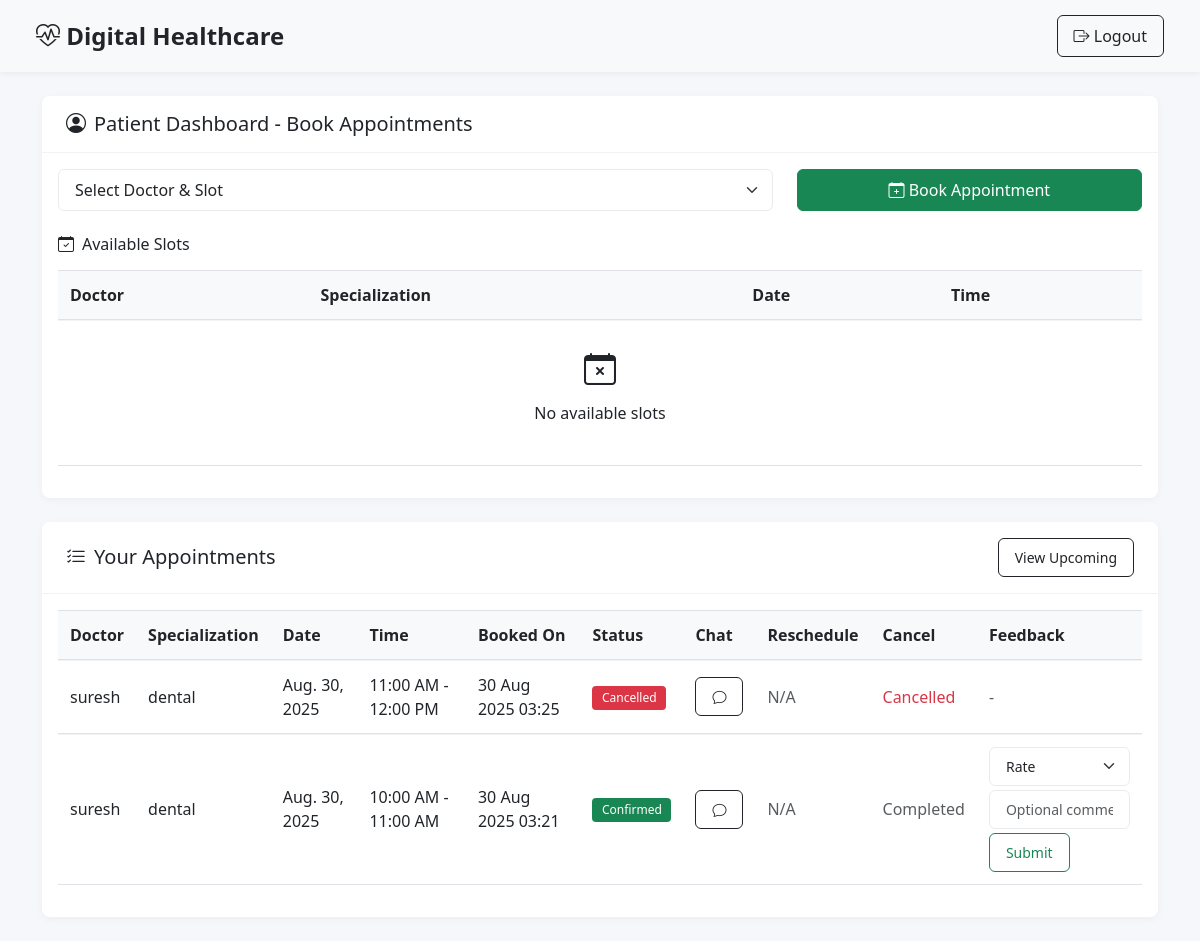
/patdash/?show=all (signed in), run on the app's committed database.
### dhealth/models.py (models this page shows, shortened)
class Booking(models.Model):
    doc = models.ForeignKey(Profile, on_delete=models.CASCADE, related_name='d')
    pat = models.ForeignKey(Profile, on_delete=models.CASCADE, related_name='p')
    slot = models.ForeignKey(Slot, on_delete=models.CASCADE)
    created = models.DateTimeField(auto_now_add=True)
    status = models.CharField(max_length=20, default='confirmed')
    FEEDBACK_CHOICES = [(i, str(i)) for i in range(1, 6)]
    feedback_rating = models.PositiveSmallIntegerField(choices=FEEDBACK_CHOICES, null=True, blank=True)
    feedback_comment = models.TextField(blank=True)

class Profile(models.Model):
    user = models.OneToOneField(User, on_delete=models.CASCADE)
    is_doc = models.BooleanField(default=False)
    is_active = models.BooleanField(default=False)
    spec = models.CharField(max_length=100, blank=True)
    license = models.FileField(upload_to='docs/', blank=True)
    address = models.TextField(blank=True)

class Slot(models.Model):
    doc = models.ForeignKey(Profile, on_delete=models.CASCADE)
    date = models.DateField()
    time = models.TimeField()
    created = models.DateTimeField(auto_now_add=True)
    def get_time_range(self):
        mapping = {
            '09:00': '09:00 AM - 10:00 AM',
            '10:00': '10:00 AM - 11:00 AM',
            '11:00': '11:00 AM - 12:00 PM',
            '12:00': '12:00 PM - 01:00 PM',
            '13:00': '01:00 PM - 02:00 PM',
            '14:00': '02:00 PM - 03:00 PM',
            '15:00': '03:00 PM - 04:00 PM',
            '16:00': '04:00 PM - 05:00 PM',
            '17:00': '05:00 PM - 06:00 PM',
        }
        return mapping.get(self.time.strftime("%H:%M"), self.time.strftime("%H:%M"))

### dhealth/views.py (the view, shortened to what this page needs)
# urls.py: path('patdash/', views.patdash, name='patdash'),
@login_required(login_url=reverse_lazy('logn'))
def patdash(request):
    p = get_object_or_404(Profile, user=request.user)
    if not p.is_active:
        return render(request, 'wait.html')
    if p.is_doc:
        return render(request, 'denied.html')
    docs = Profile.objects.filter(is_doc=True, is_active=True)
    current_datetime = timezone.now()
    current_date = current_datetime.date()
    current_time = current_datetime.time()
    slots = Slot.objects.filter(doc__in=docs).exclude(
        id__in=Booking.objects.filter(status='confirmed').values_list('slot_id', flat=True)
    ).filter(
        models.Q(date__gt=current_date) |
        models.Q(date=current_date, time__gt=current_time)
    ).order_by('date', 'time')
    show_all = request.GET.get("show") == "all"
    all_bookings = Booking.objects.filter(pat=p).order_by('-slot__date', '-slot__time')
    if show_all:
        bookings = all_bookings.filter(
            models.Q(slot__date__lt=current_date) |
            models.Q(slot__date=current_date, slot__time__lt=current_time)
        )
    else:
        bookings = all_bookings.filter(
            models.Q(slot__date__gt=current_date) |
            models.Q(slot__date=current_date, slot__time__gte=current_time)
        )
    return render(request, 'patdash.html', {
        'slots': slots,
        'b': bookings,
        'show_all': show_all,
        'today': current_date,
        'current_time': current_time,
    })

### templates/patdash.html (shortened to what this page needs)
<!DOCTYPE html>
<html>
<head>
    <link href="https://cdn.jsdelivr.net/npm/bootstrap@5.3.0/dist/css/bootstrap.min.css" rel="stylesheet">
    <link rel="stylesheet" href="https://cdn.jsdelivr.net/npm/bootstrap-icons@1.8.1/font/bootstrap-icons.css">
</head>
<body>
    <nav class="navbar">
        <div class="container-fluid">
            <a class="navbar-brand" href="#">
                <i class="bi bi-heart-pulse"></i> Digital Healthcare
            </a>
            <div class="d-flex">
                <a href="{% url 'logout' %}" class="btn btn-outline-dark">
                    <i class="bi bi-box-arrow-right"></i> Logout
                </a>
            </div>
        </div>
    </nav>
    <div class="container">
        <div class="card">
            <div class="card-header">
                <h5 class="mb-0"><i class="bi bi-person-circle me-2"></i>Patient Dashboard - Book Appointments</h5>
            </div>
            <div class="card-body">
                <form method="post">
                    <div class="row mb-4">
                        <div class="col-md-8">
                            <select name="slot" class="form-select">
                                <option selected disabled>Select Doctor & Slot</option>
                            </select>
                        </div>
                        <div class="col-md-4">
                            <button class="btn btn-success w-100">
                                <i class="bi bi-calendar-plus"></i> Book Appointment
                            </button>
                        </div>
                    </div>
                </form>
                <h6 class="mb-3"><i class="bi bi-calendar-check me-2"></i>Available Slots</h6>
                <div class="table-responsive">
                    <table class="table table-hover">
                        <thead>
                            <tr>
                                <th>Doctor</th>
                                <th>Specialization</th>
                                <th>Date</th>
                                <th>Time</th>
                            </tr>
                        </thead>
                        <tbody>
                            {% for s in slots %}
                            <tr>
                                <td>{{ s.doc.user.first_name }}</td>
                                <td>{{ s.doc.spec }}</td>
                                <td>{{ s.date }}</td>
                                <td>{{ s.get_time_range }}</td>
                            </tr>
                            {% empty %}
                            <tr>
                                <td colspan="4" class="text-center py-4">
                                    <i class="bi bi-calendar-x" style="font-size: 2rem;"></i>
                                    <p class="mt-2">No available slots</p>
                                </td>
                            </tr>
                            {% endfor %}
                        </tbody>
                    </table>
                </div>
            </div>
        </div>
        <div class="card">
            <div class="card-header d-flex justify-content-between align-items-center">
                <h5 class="mb-0"><i class="bi bi-list-check me-2"></i>Your Appointments</h5>
                {% if show_all %}
                    <a href="{% url 'patdash' %}" class="btn btn-sm btn-outline-dark">View Upcoming</a>
                {% else %}
                    <a href="{% url 'patdash' %}?show=all" class="btn btn-sm btn-outline-dark">View Completed</a>
                {% endif %}
            </div>
            <div class="card-body">
                <div class="table-responsive">
                    <table class="table table-hover">
                        <thead>
                            <tr>
                                <th>Doctor</th>
                                <th>Specialization</th>
                                <th>Date</th>
                                <th>Time</th>
                                <th>Booked On</th>
                                <th>Status</th>
                                <th>Chat</th>
                                <th>Reschedule</th>
                                <th>Cancel</th>
                                <th>Feedback</th>
                            </tr>
                        </thead>
                        <tbody>
                            {% for i in b %}
                            <tr>
                                <td>{{ i.doc.user.first_name }}</td>
                                <td>{{ i.doc.spec }}</td>
                                <td>{{ i.slot.date }}</td>
                                <td>{{ i.slot.get_time_range }}</td>
                                <td>{{ i.created|date:"d M Y H:i" }}</td>
                                <td>
                                    {% if i.status == 'cancelled' %}
                                        <span class="badge bg-danger">Cancelled</span>
                                    {% else %}
                                        <span class="badge bg-success">Confirmed</span>
                                    {% endif %}
                                </td>
                                <td>
                                    <a href="{% url 'chat' i.id %}" class="btn btn-sm btn-outline-dark">
                                        <i class="bi bi-chat"></i>
                                    </a>
                                </td>
                                <td>
                                    {% if i.status != 'cancelled' %}
                                        {% if i.slot.date > today or i.slot.date == today and i.slot.time > current_time %}
                                            <a href="{% url 'reschedule_booking' i.id %}" class="btn btn-sm btn-outline-info">
                                                <i class="bi bi-calendar-event"></i>
                                            </a>
                                        {% else %}
                                            <span class="text-muted">N/A</span>
                                        {% endif %}
                                    {% else %}
                                        <span class="text-muted">N/A</span>
                                    {% endif %}
                                </td>
                                <td>
                                    {% if i.status != 'cancelled' %}
                                        {% if i.slot.date > today or i.slot.date == today and i.slot.time > current_time %}
                                            <form method="post" action="{% url 'cancel-booking-patient' i.id %}" onsubmit="return confirm('Are you sure you want to cancel this appointment?');">
                                                {% csrf_token %}
                                                <button type="submit" class="btn btn-sm btn-outline-danger">
                                                    <i class="bi bi-x-circle"></i>
                                                </button>
                                            </form>
                                        {% else %}
                                            <span class="text-muted">Completed</span>
                                        {% endif %}
                                    {% elif i.status == 'cancelled' %}
                                        <span class="text-danger">Cancelled</span>
                                    {% else %}
                                        <span class="text-muted">-</span>
                                    {% endif %}
                                </td>
                                <td>
                                    {% if i.status == 'confirmed' %}
                                        {% if i.slot.date < today or i.slot.date == today and i.slot.time < current_time %}
                                            {% if not i.feedback_rating %}
                                                <form method="post" class="d-flex flex-column align-items-start">
                                                    <select name="feedback_rating" class="form-select form-select-sm mb-1" required>
                                                        <option value="" disabled selected>Rate</option>
                                                    </select>
                                                    <input type="text" name="feedback_comment" placeholder="Optional comment" class="form-control form-control-sm mb-1">
                                                    <button type="submit" class="btn btn-sm btn-outline-success">Submit</button>
                                                </form>
                                            {% else %}
                                                <div class="text-warning">★ {{ i.feedback_rating }}/5</div>
                                                {% if i.feedback_comment %}
                                                    <small class="text-muted">{{ i.feedback_comment|truncatewords:5 }}</small>
                                                {% endif %}
                                            {% endif %}
                                        {% else %}
                                            <span class="text-muted">Upcoming</span>
                                        {% endif %}
                                    {% else %}
                                        <span class="text-muted">-</span>
                                    {% endif %}
                                </td>
                            </tr>
                            {% endfor %}
                        </tbody>
                    </table>
                </div>
            </div>
        </div>
    </div>
</body>
</html>

### templates/patdash.html (style rules this page uses)
:root { --primary: #212529; --secondary: #495057; --light: #f8f9fa; --card-radius: 8px; }
body { background-color: #f5f7fb; color: #495057; font-family: 'Segoe UI', Tahoma, Geneva, Verdana, sans-serif; }
.navbar { background: #f8f9fa; box-shadow: 0 2px 6px rgba(0, 0, 0, 0.05); padding: 0.8rem 1.5rem; margin-bottom: 1.5rem; }
.navbar-brand { font-weight: 700; font-size: 1.5rem; color: var(--primary) !important; }
.card { border: none; border-radius: var(--card-radius); box-shadow: 0 2px 8px rgba(0, 0, 0, 0.04); margin-bottom: 1.5rem; }
.card-header { background-color: white; border-bottom: 1px solid rgba(0, 0, 0, 0.05); padding: 1rem 1.5rem; font-weight: 600; border-radius: var(--card-radius) var(--card-radius) 0 0 !important; }
.table { border-collapse: separate; border-spacing: 0; width: 100%; }
.table th { background-color: #f8f9fa; padding: 0.75rem; font-weight: 600; color: var(--primary); border-top: 1px solid #dee2e6; }
.table td { padding: 0.75rem; vertical-align: middle; border-top: 1px solid #f1f3f7; }
.btn { border-radius: 6px; font-weight: 500; padding: 0.5rem 1rem; }
.btn-outline-dark { color: var(--primary); border-color: var(--primary); }
.btn-success { background-color: #198754; border-color: #198754; }
.form-select, .form-control { border-radius: 6px; border: 1px solid #e9ecef; padding: 0.5rem 1rem; }
.badge { padding: 0.5em 0.8em; border-radius: 4px; font-weight: 500; }

### data on the page
Booking: doc.user.first_name "suresh", doc.spec "dental", slot "Aug. 30, 2025", slot.get_time_range "11:00 AM - 12:00 PM", created "30 Aug 2025 03:25", status "Cancelled"
Booking: doc.user.first_name "suresh", doc.spec "dental", slot "Aug. 30, 2025", slot.get_time_range "10:00 AM - 11:00 AM", created "30 Aug 2025 03:21", status "Confirmed"
